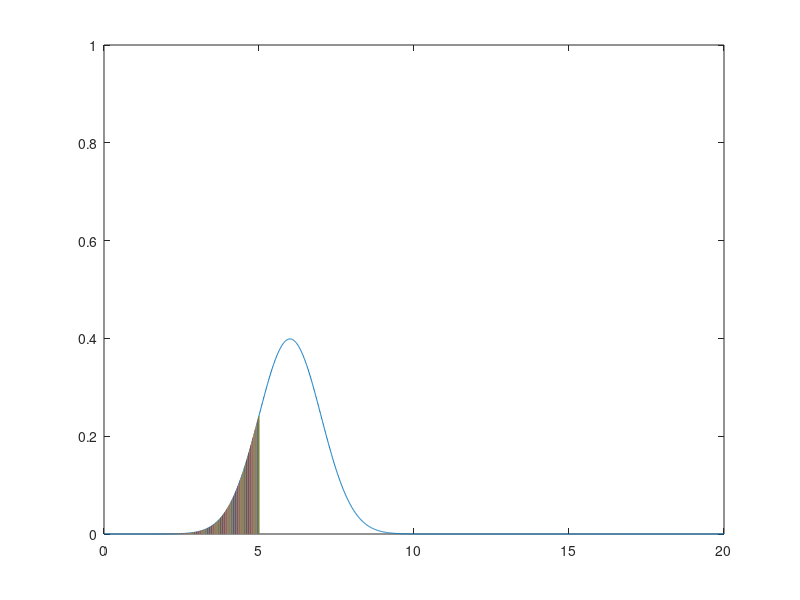

This chart was generated by the following MATLAB code:
clear;
hold off;
x = [0:0.01:20];
y = normpdf(x, 6, 1);
plot(x,y);
axis([0, 20, 0, 1]);
hold on;
for x=0:0.01:5
    plot([x x], [0 normpdf(x, 6, 1)]);
end
hold off;
